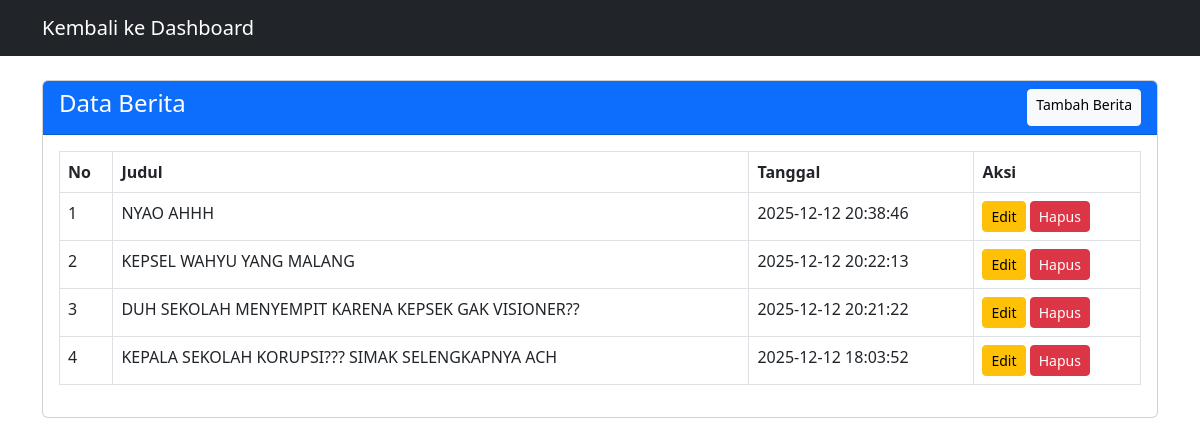
/admin/berita.php (signed in), run on the app's committed database.
### tables this page shows
CREATE TABLE `tb_artikel` (
  `id` int(11) NOT NULL,
  `judul` varchar(255) NOT NULL,
  `slug` varchar(255) NOT NULL,
  `isi_konten` longtext NOT NULL,
  `gambar_sampul` varchar(255) DEFAULT NULL,
  `status` enum('Terbit','Draf') DEFAULT 'Terbit',
  `tanggal_terbit` timestamp NOT NULL DEFAULT current_timestamp(),
  `id_penulis` int(11) DEFAULT NULL,
  `id_kategori` int(11) DEFAULT NULL
);

### admin/berita.php (the view, shortened to what this page needs)
<?php
include '../config/koneksi.php';
?>
<!DOCTYPE html>
<html>
<head>
    <link href="https://cdn.jsdelivr.net/npm/bootstrap@5.3.0/dist/css/bootstrap.min.css" rel="stylesheet">
</head>
<body>
    <nav class="navbar navbar-dark bg-dark mb-4">
        <div class="container">
            <a class="navbar-brand" href="index.php">Kembali ke Dashboard</a>
        </div>
    </nav>
    <div class="container">
        <div class="card">
            <div class="card-header bg-primary text-white d-flex justify-content-between">
                <h4>Data Berita</h4>
                <a href="tambah_berita.php" class="btn btn-light btn-sm">Tambah Berita</a>
            </div>
            <div class="card-body">
                <table class="table table-bordered table-hover">
                    <thead>
                        <tr>
                            <th>No</th>
                            <th>Judul</th>
                            <th>Tanggal</th>
                            <th>Aksi</th>
                        </tr>
                    </thead>
                    <tbody>
                        <?php
                        $no = 1;
                        $tampil = mysqli_query($conn, "SELECT * FROM tb_artikel ORDER BY id DESC");
                        while($data = mysqli_fetch_array($tampil)):
                        ?>
                        <tr>
                            <td><?= $no++; ?></td>
                            <td><?= $data['judul']; ?></td>
                            <td><?= $data['tanggal_terbit']; ?></td>
                            <td>
                                <a href="edit_berita.php?id=<?= $data['id']; ?>" class="btn btn-warning btn-sm">Edit</a>
                                <a href="hapus_berita.php?id=<?= $data['id']; ?>" class="btn btn-danger btn-sm" onclick="return confirm('Yakin hapus?')">Hapus</a>
                            </td>
                        </tr>
                        <?php endwhile; ?>
                    </tbody>
                </table>
            </div>
        </div>
    </div>
</body>
</html>

### data on the page
tb_artikel: judul "NYAO AHHH", tanggal_terbit "2025-12-12 20:38:46"
tb_artikel: judul "KEPSEL WAHYU YANG MALANG", tanggal_terbit "2025-12-12 20:22:13"
tb_artikel: judul "DUH SEKOLAH MENYEMPIT KARENA KEPSEK GAK VISIONER??", tanggal_terbit "2025-12-12 20:21:22"
tb_artikel: judul "KEPALA SEKOLAH KORUPSI??? SIMAK SELENGKAPNYA ACH", tanggal_terbit "2025-12-12 18:03:52"
